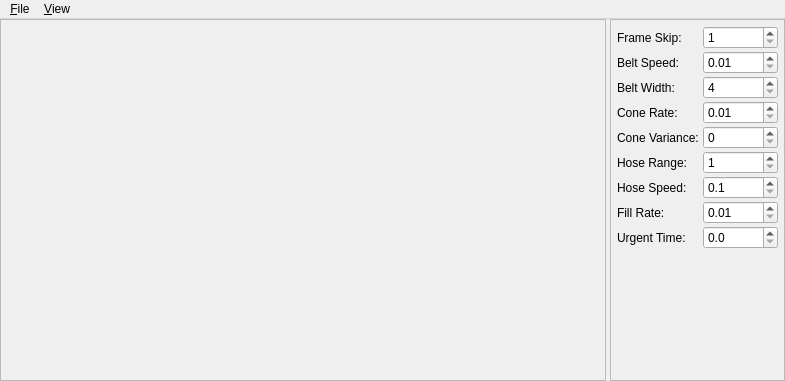
<?xml version="1.0" encoding="UTF-8"?>
<ui version="4.0">
 <class>MainWindow</class>
 <widget class="QMainWindow" name="MainWindow">
  <property name="geometry">
   <rect>
    <x>0</x>
    <y>0</y>
    <width>785</width>
    <height>381</height>
   </rect>
  </property>
  <property name="windowTitle">
   <string>Ice Cream Cone Filling v1</string>
  </property>
  <widget class="QWidget" name="centralWidget">
   <layout class="QGridLayout" name="gridLayout">
    <property name="margin">
     <number>0</number>
    </property>
    <property name="spacing">
     <number>4</number>
    </property>
    <item row="0" column="0">
     <widget class="SimulatorView" name="view">
      <property name="frameShape">
       <enum>QFrame::StyledPanel</enum>
      </property>
      <property name="frameShadow">
       <enum>QFrame::Sunken</enum>
      </property>
     </widget>
    </item>
    <item row="0" column="1">
     <widget class="QFrame" name="propframe">
      <property name="sizePolicy">
       <sizepolicy hsizetype="Maximum" vsizetype="Preferred">
        <horstretch>0</horstretch>
        <verstretch>0</verstretch>
       </sizepolicy>
      </property>
      <property name="minimumSize">
       <size>
        <width>175</width>
        <height>0</height>
       </size>
      </property>
      <property name="frameShape">
       <enum>QFrame::StyledPanel</enum>
      </property>
      <property name="frameShadow">
       <enum>QFrame::Sunken</enum>
      </property>
      <layout class="QGridLayout" name="gridLayout_2">
       <property name="horizontalSpacing">
        <number>4</number>
       </property>
       <property name="verticalSpacing">
        <number>2</number>
       </property>
       <property name="margin">
        <number>6</number>
       </property>
       <item row="0" column="0">
        <widget class="QLabel" name="label">
         <property name="sizePolicy">
          <sizepolicy hsizetype="Maximum" vsizetype="Preferred">
           <horstretch>0</horstretch>
           <verstretch>0</verstretch>
          </sizepolicy>
         </property>
         <property name="text">
          <string>Frame Skip:</string>
         </property>
        </widget>
       </item>
       <item row="1" column="0">
        <widget class="QLabel" name="label_2">
         <property name="sizePolicy">
          <sizepolicy hsizetype="Maximum" vsizetype="Preferred">
           <horstretch>0</horstretch>
           <verstretch>0</verstretch>
          </sizepolicy>
         </property>
         <property name="text">
          <string>Belt Speed:</string>
         </property>
        </widget>
       </item>
       <item row="3" column="0">
        <widget class="QLabel" name="label_3">
         <property name="sizePolicy">
          <sizepolicy hsizetype="Maximum" vsizetype="Preferred">
           <horstretch>0</horstretch>
           <verstretch>0</verstretch>
          </sizepolicy>
         </property>
         <property name="text">
          <string>Cone Rate:</string>
         </property>
        </widget>
       </item>
       <item row="4" column="0">
        <widget class="QLabel" name="label_4">
         <property name="sizePolicy">
          <sizepolicy hsizetype="Maximum" vsizetype="Preferred">
           <horstretch>0</horstretch>
           <verstretch>0</verstretch>
          </sizepolicy>
         </property>
         <property name="text">
          <string>Cone Variance:</string>
         </property>
        </widget>
       </item>
       <item row="5" column="0">
        <widget class="QLabel" name="label_5">
         <property name="sizePolicy">
          <sizepolicy hsizetype="Maximum" vsizetype="Preferred">
           <horstretch>0</horstretch>
           <verstretch>0</verstretch>
          </sizepolicy>
         </property>
         <property name="text">
          <string>Hose Range:</string>
         </property>
        </widget>
       </item>
       <item row="6" column="0">
        <widget class="QLabel" name="label_6">
         <property name="sizePolicy">
          <sizepolicy hsizetype="Maximum" vsizetype="Preferred">
           <horstretch>0</horstretch>
           <verstretch>0</verstretch>
          </sizepolicy>
         </property>
         <property name="text">
          <string>Hose Speed:</string>
         </property>
        </widget>
       </item>
       <item row="7" column="0">
        <widget class="QLabel" name="label_7">
         <property name="sizePolicy">
          <sizepolicy hsizetype="Maximum" vsizetype="Preferred">
           <horstretch>0</horstretch>
           <verstretch>0</verstretch>
          </sizepolicy>
         </property>
         <property name="text">
          <string>Fill Rate:</string>
         </property>
        </widget>
       </item>
       <item row="0" column="1">
        <widget class="QSpinBox" name="sbFrameSkip">
         <property name="suffix">
          <string/>
         </property>
         <property name="minimum">
          <number>1</number>
         </property>
         <property name="maximum">
          <number>1000</number>
         </property>
        </widget>
       </item>
       <item row="1" column="1">
        <widget class="QDoubleSpinBox" name="sbBeltSpeed">
         <property name="minimum">
          <double>0.010000000000000</double>
         </property>
         <property name="maximum">
          <double>100.000000000000000</double>
         </property>
         <property name="singleStep">
          <double>0.010000000000000</double>
         </property>
        </widget>
       </item>
       <item row="3" column="1">
        <widget class="QDoubleSpinBox" name="sbConeRate">
         <property name="minimum">
          <double>0.010000000000000</double>
         </property>
         <property name="maximum">
          <double>100.000000000000000</double>
         </property>
         <property name="singleStep">
          <double>0.010000000000000</double>
         </property>
        </widget>
       </item>
       <item row="4" column="1">
        <widget class="QDoubleSpinBox" name="sbConeVariance">
         <property name="decimals">
          <number>0</number>
         </property>
         <property name="maximum">
          <double>100.000000000000000</double>
         </property>
        </widget>
       </item>
       <item row="5" column="1">
        <widget class="QDoubleSpinBox" name="sbHoseWidth">
         <property name="decimals">
          <number>0</number>
         </property>
         <property name="minimum">
          <double>1.000000000000000</double>
         </property>
         <property name="maximum">
          <double>200.000000000000000</double>
         </property>
        </widget>
       </item>
       <item row="6" column="1">
        <widget class="QDoubleSpinBox" name="sbHoseSpeed">
         <property name="decimals">
          <number>1</number>
         </property>
         <property name="minimum">
          <double>0.100000000000000</double>
         </property>
         <property name="maximum">
          <double>1000.000000000000000</double>
         </property>
         <property name="singleStep">
          <double>0.100000000000000</double>
         </property>
        </widget>
       </item>
       <item row="7" column="1">
        <widget class="QDoubleSpinBox" name="sbFillRate">
         <property name="minimum">
          <double>0.010000000000000</double>
         </property>
         <property name="maximum">
          <double>100.000000000000000</double>
         </property>
         <property name="singleStep">
          <double>0.010000000000000</double>
         </property>
        </widget>
       </item>
       <item row="9" column="1">
        <spacer name="verticalSpacer">
         <property name="orientation">
          <enum>Qt::Vertical</enum>
         </property>
         <property name="sizeHint" stdset="0">
          <size>
           <width>20</width>
           <height>40</height>
          </size>
         </property>
        </spacer>
       </item>
       <item row="2" column="0">
        <widget class="QLabel" name="label_8">
         <property name="text">
          <string>Belt Width:</string>
         </property>
        </widget>
       </item>
       <item row="2" column="1">
        <widget class="QDoubleSpinBox" name="sbBeltWidth">
         <property name="decimals">
          <number>0</number>
         </property>
         <property name="minimum">
          <double>4.000000000000000</double>
         </property>
         <property name="maximum">
          <double>1000.000000000000000</double>
         </property>
        </widget>
       </item>
       <item row="8" column="1">
        <widget class="QDoubleSpinBox" name="sbUrgentTime">
         <property name="decimals">
          <number>1</number>
         </property>
         <property name="maximum">
          <double>100.000000000000000</double>
         </property>
         <property name="singleStep">
          <double>0.100000000000000</double>
         </property>
        </widget>
       </item>
       <item row="8" column="0">
        <widget class="QLabel" name="label_9">
         <property name="text">
          <string>Urgent Time:</string>
         </property>
        </widget>
       </item>
      </layout>
     </widget>
    </item>
   </layout>
  </widget>
  <widget class="QMenuBar" name="menuBar">
   <property name="geometry">
    <rect>
     <x>0</x>
     <y>0</y>
     <width>785</width>
     <height>18</height>
    </rect>
   </property>
   <widget class="QMenu" name="menu_File">
    <property name="title">
     <string>&amp;File</string>
    </property>
    <addaction name="actExit"/>
   </widget>
   <widget class="QMenu" name="menu_View">
    <property name="title">
     <string>&amp;View</string>
    </property>
    <addaction name="actProperties"/>
   </widget>
   <addaction name="menu_File"/>
   <addaction name="menu_View"/>
  </widget>
  <action name="actProperties">
   <property name="checkable">
    <bool>true</bool>
   </property>
   <property name="checked">
    <bool>true</bool>
   </property>
   <property name="text">
    <string>&amp;Properties</string>
   </property>
   <property name="shortcut">
    <string>Ctrl+P</string>
   </property>
  </action>
  <action name="actExit">
   <property name="text">
    <string>E&amp;xit</string>
   </property>
  </action>
 </widget>
 <layoutdefault spacing="6" margin="11"/>
 <customwidgets>
  <customwidget>
   <class>SimulatorView</class>
   <extends>QFrame</extends>
   <header>simulatorview.h</header>
   <container>1</container>
  </customwidget>
 </customwidgets>
 <resources/>
 <connections>
  <connection>
   <sender>actProperties</sender>
   <signal>triggered(bool)</signal>
   <receiver>propframe</receiver>
   <slot>setVisible(bool)</slot>
   <hints>
    <hint type="sourcelabel">
     <x>-1</x>
     <y>-1</y>
    </hint>
    <hint type="destinationlabel">
     <x>697</x>
     <y>199</y>
    </hint>
   </hints>
  </connection>
 </connections>
</ui>
